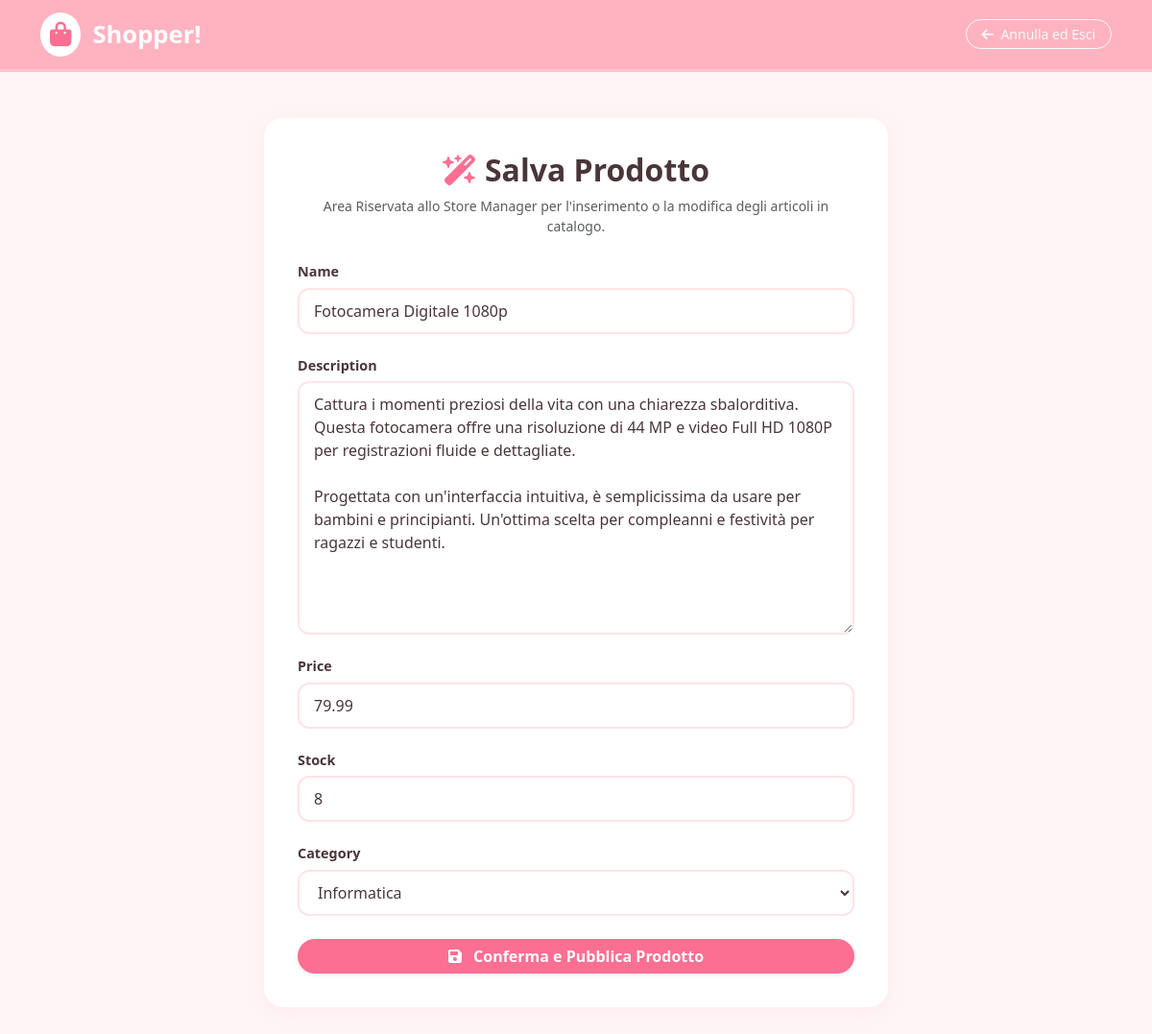
Screenshot of /catalog/product/1/edit/ (signed in) with the database file from the repository.
### catalog/models.py (models this page shows, shortened)
class Product(models.Model): #modello per i prodotti
    name = models.CharField(max_length=200)
    description = models.TextField()
    price = models.DecimalField(max_digits=10, decimal_places=2)
    stock = models.IntegerField(default=0)
    category = models.ForeignKey(Category, on_delete=models.CASCADE, related_name='products')

### catalog/views.py (the view)
# urls.py: path('product/<int:pk>/edit/', views.ProductUpdateView.as_view(), name='product_update'),
class ProductUpdateView(UserPassesTestMixin, UpdateView):
    model = Product
    form_class = ProductForm
    template_name = 'catalog/product_form.html'  # uso lo stesso form (rosa)
    success_url = reverse_lazy('product_list')
    def test_func(self):
        return self.request.user.is_authenticated and self.request.user.is_manager

### catalog/forms.py (shortened to what this page needs)
class ProductForm(forms.ModelForm): #form per creare/modificare un prodotto
    class Meta:
        model = Product
        fields = ['name', 'description', 'price', 'stock', 'category']

### catalog/models.py (called while the page is built)
    def __str__(self):
        return self.name

### templates/catalog/product_form.html (shortened to what this page needs)
{% extends 'catalog/base.html' %}
{% block navbar_button %}
<a href="{% url 'product_list' %}" class="btn btn-outline-light btn-sm rounded-pill px-3">
    <i class="fa-solid fa-arrow-left me-1"></i> Annulla ed Esci
</a>
{% endblock %}
{% block content %}
<div class="container mb-5">
    <div class="form-card">
        <div class="text-center mb-4">
            <h2 class="fw-bold">
                <i class="fa-solid fa-wand-magic-sparkles me-2" style="color: var(--shopper-pink-dark);"></i>Salva Prodotto
            </h2>
            <p class="text-muted small">Area Riservata allo Store Manager per l'inserimento o la modifica degli articoli in catalogo.</p>
        </div>
        <form method="POST" novalidate>
            {% for field in form %}
                <div class="mb-3">
                    <label class="form-label fw-bold">{{ field.label }}</label>
                    {{ field }}
                </div>
            {% endfor %}
            <div class="text-center mt-4">
                <button type="submit" class="btn btn-shopper w-100 shadow-sm">
                    <i class="fa-solid fa-floppy-disk me-2"></i> Conferma e Pubblica Prodotto
                </button>
            </div>
        </form>
    </div>
</div>
{% endblock %}

### templates/catalog/base.html (style rules this page uses)
:root { --shopper-bg: #fff5f6; --shopper-pink-light: #ffe3e7; --shopper-pink-main: #ffb3c1; --shopper-pink-dark: #fb6f92; --shopper-text: #493639; }
body { background-color: var(--shopper-bg); color: var(--shopper-text); font-family: 'Segoe UI', sans-serif; }
.btn-shopper { background-color: var(--shopper-pink-dark); color: white; border: none; font-weight: 600; border-radius: 25px; transition: all 0.2s; }

### templates/catalog/product_form.html (style rules this page uses)
.form-card { background: white; border: none; border-radius: 20px; box-shadow: 0 4px 20px rgba(251, 111, 146, 0.08); padding: 35px; max-width: 650px; margin: 0 auto; }
.form-card label { font-weight: 600; margin-bottom: 6px; font-size: 0.9rem; color: var(--shopper-text); }
.form-card input, .form-card textarea, .form-card select { display: block; width: 100%; padding: 10px 15px; font-size: 1rem; font-weight: 400; line-height: 1.5; color: var(--shopper-text); background-color: #fff; background-clip: padding-box; border: 2px solid var(--shopper-pink-light); border-radius: 12px; transition: border-color .15s ease-in-out, box-shadow .15s ease-in-out; margin-bottom: 20px; }

### rows the page displays
Product: form "Fotocamera Digitale 1080p" "Cattura i momenti preziosi della vita con una chiarezza sbalorditiva. Questa fotocamera offre una risoluzione di 44 MP e video Full HD 1080P per registrazioni fluide e dettagliate. Progettata con un'interfaccia intuitiva, è semplicissima da usare per bambini e principianti. Un'ottima scelta per compleanni e festività per ragazzi e studenti." "79.99" "8" "Informatica"

### other values shown
{{ field.label }} "Name" "Description" "Price" "Stock" "Category"
